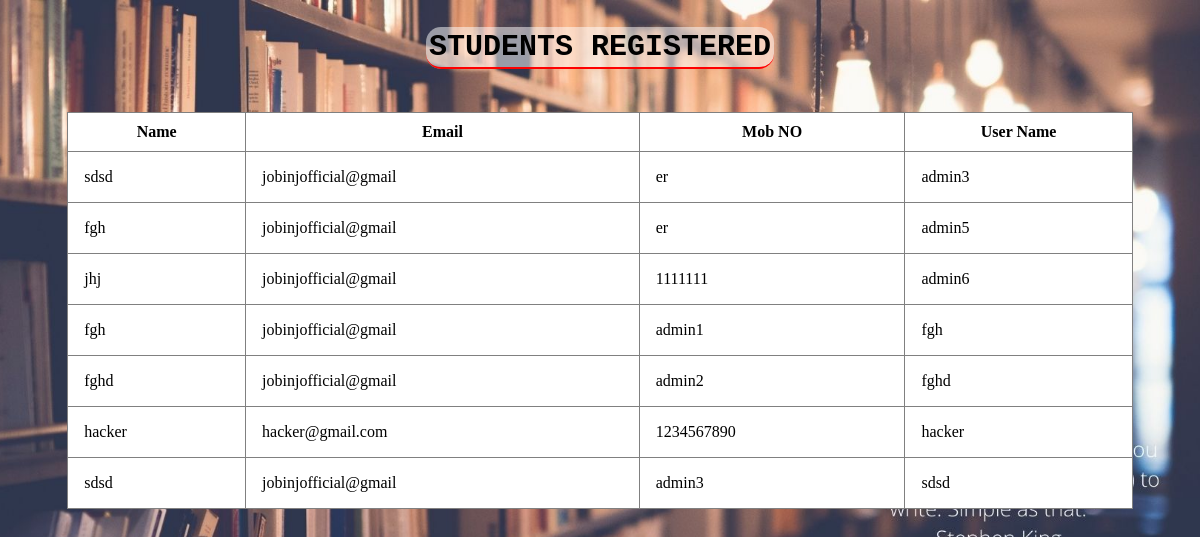
/admin/view_student.php (signed in), run on an earlier commit of the app's database.
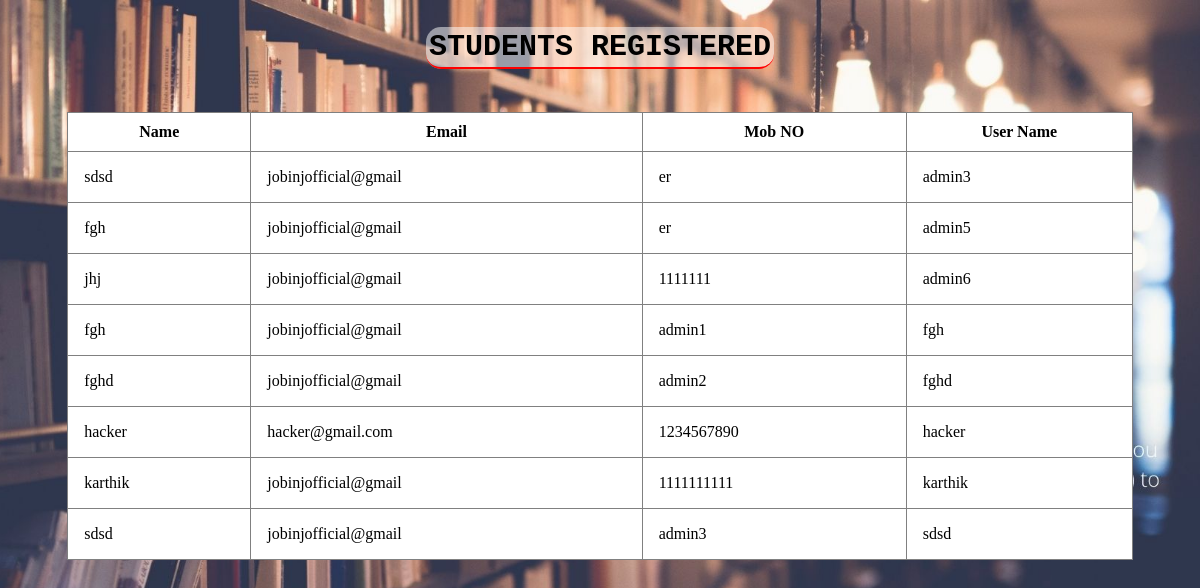
And on a later commit of the database.
### tables this page shows
CREATE TABLE `user_details` (
  `name` varchar(20) NOT NULL,
  `email` varchar(20) NOT NULL,
  `mobile` varchar(20) NOT NULL,
  `user` varchar(20) NOT NULL
);

### admin/view_student.php (the view, shortened to what this page needs)
<html lang="en">
<head>
<link href="library/table.css" type="text/css" rel="stylesheet">
</head>
<body>
    <h2 class="main-head"><b class="b-head">Students registered</b></h2>
</body>
</html>
<?php
    $con = Mysqli_Connect("localhost","root","","library_management");
    if(!$con){
        echo "Connection error !";
    }
    else{
        $query = "select * from user_details";
        $values = mysqli_query($con,$query);
        echo '<table border="1" style="margin-left:auto;margin-right:auto;margin-top:3em;border-collapse:collapse;"><th>Name</th><th>Email</th><th>Mob NO</th><th>User Name</th>';
        if(mysqli_num_rows($values)){
                while($row=mysqli_fetch_assoc($values)){
                    echo '<tr>';
                        echo '<td>';
                            echo $row["name"];
                        echo '</td>';
                        echo '<td>';
                            echo $row["email"];
                        echo '</td>';
                        echo '<td>';
                            echo $row["mobile"];
                        echo '</td>';
                        echo '<td>';
                            echo $row["user"];
                        echo '</td>';
                    echo '</tr>';
                }
        }
        else{
                echo "error".$query.mysqli_error($con);
        }
    }
?>

What changed in the data, as far as the page shows it:
added user_details: name "karthik", email "jobinjofficial@gmail", mobile "1111111111", user "karthik"
